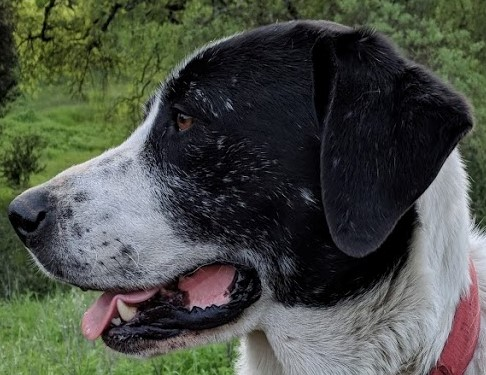
#> input picture 5 CornerDetection EdgeDetection and Contour mini projects/EdgeDetectione/sammy_face.jpg, 486 x 375 px
$ python edge.py
#> lines starting #> are read from the running program, lines starting #| are printed output that depends on the picture
import cv2
import numpy as np
import matplotlib.pyplot as plt

#reading img
img = cv2.imread('sammy_face.jpg')
#> img is the input picture: shape (375, 486, 3); mean B, G, R 70, 78.7, 74.2

#normal
#edge
edges = cv2.Canny(image=img, threshold1=45, threshold2=135)
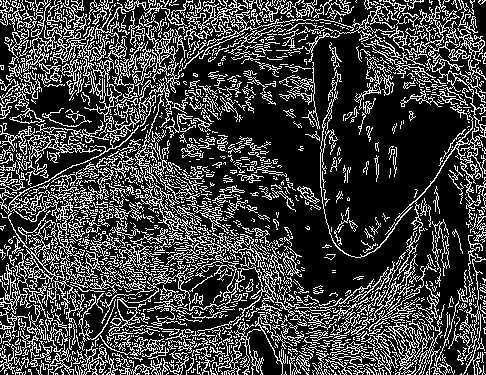
#> edges: shape (375, 486); 25.6% white in thin lines or dots

while True:
    cv2.imshow('window',edges )
    if cv2.waitKey(10) & 0xFF ==27:
#> (key Esc is pressed here)
        break

cv2.imwrite('normal_edge.jpg',edges )

#blurred
blurred_img = cv2.blur(img,ksize=(5,5))
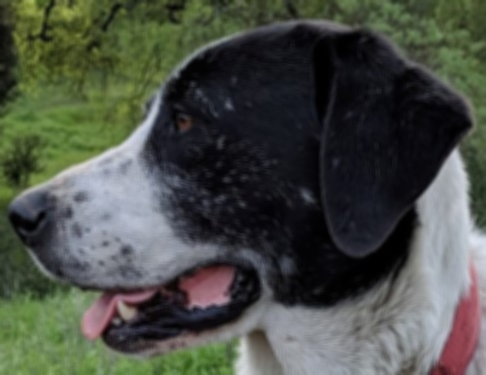
#> blurred_img: shape (375, 486, 3); mean B, G, R 70, 78.7, 74.2

#edge
blurred_edges = cv2.Canny(image=blurred_img, threshold1=45, threshold2=135)
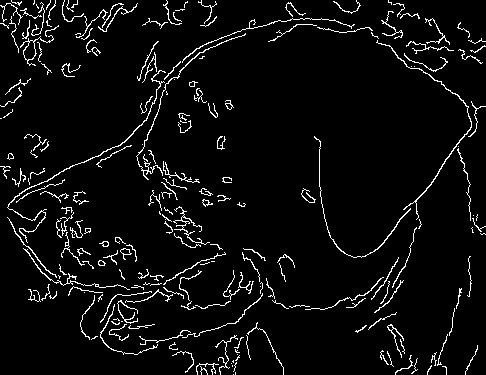
#> blurred_edges: shape (375, 486); 5% white in thin lines or dots

while True:
    cv2.imshow('window', blurred_edges )
    if cv2.waitKey(10) & 0xFF ==27:
#> (key Esc is pressed here)
        break

cv2.imwrite('blurred_edge.jpg',blurred_edges )

# comparing the images
plt.subplot(131), plt.imshow(img), plt.title('original')
plt.subplot(132), plt.imshow(edges), plt.title('normal_edge')
plt.subplot(133), plt.imshow(blurred_edges), plt.title('blurred_edge')
plt.show()
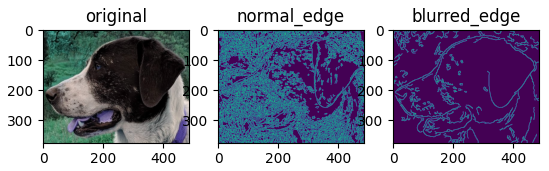
#> figure drawn by matplotlib, 3 panels; B, G, R data is drawn as R, G, B
